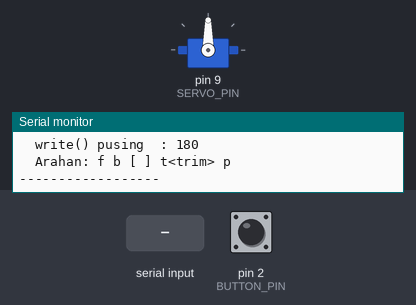
The sketch below on a simulated Arduino Uno, built with avr-gcc and run on an emulated ATmega328P. Parts: servo, the last lines printed to the serial monitor. Inputs (shaded band) come from the test bench; at power-on: pin 2 (BUTTON_PIN) HIGH.

Above: at 1.3 s.
1.4 s: pin 2 (BUTTON_PIN) pulled LOW for 0.15 s
At 1.47 s:
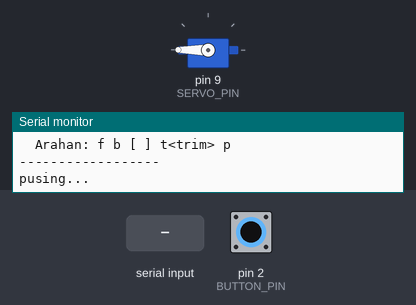
3.0 s: "[" received over Serial
4.5 s: pin 2 (BUTTON_PIN) pulled LOW for 1 s
At 6.3 s:
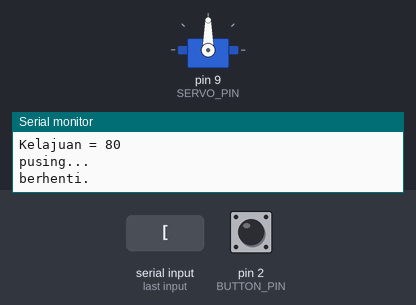
7.0 s: pin 2 (BUTTON_PIN) pulled LOW for 3.2 s
At 7.4 s:
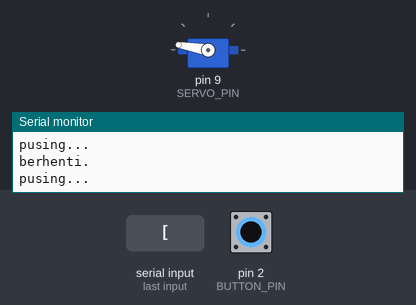
11.7 s: "f90\n" received over Serial
13.2 s: "b90\n" received over Serial
Timing chart, 0 to 15.7 s (numbered marks = the images above; inputs shaded):
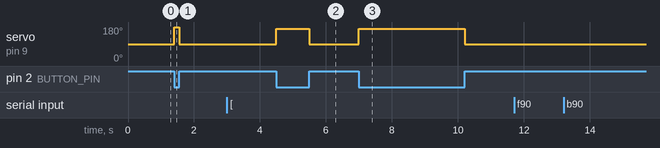

Measured:
- after the input at 1.4 s, servo on pin 9 (SERVO_PIN): 90° → 180° at once, → 90° 0.15 s later
- after the input at 4.5 s, servo on pin 9 (SERVO_PIN): 90° → 170° at once, → 90° 1.0 s later
- after the input at 7.0 s, servo on pin 9 (SERVO_PIN): 90° → 170° at once, → 90° 3.2 s later

The sketch:

HoldSpin.ino
```cpp
/*
 * HoldSpin.ino
 * -------------------------------------------------------------
 * Untuk SERVO PUTARAN BERTERUSAN (360).
 *
 *   Tekan & TAHAN butang D2  -> servo pusing.
 *   Lepas butang             -> servo berhenti.
 *
 * Serial Monitor (baud 9600, Line ending = New Line) untuk laras:
 *   f          = arah A
 *   b          = arah B
 *   [          = perlahankan
 *   ]          = lajukan
 *   t<nombor>  = set nilai BERHENTI (trim), cth "t90"
 *   p          = papar tetapan
 *
 * Sambungan (Arduino Uno):
 *   Servo SIG (oren)  -> D9
 *   Servo VCC (merah) -> bekalan luar 5-6V
 *   Servo GND (coklat)-> GND bekalan luar + GND Arduino (common ground)
 *   Butang            -> D2 dan GND (INPUT_PULLUP)
 * -------------------------------------------------------------
 */

#include <Servo.h>

const int SERVO_PIN  = 9;
const int BUTTON_PIN = 2;

int stopValue = 90;    // nilai berhenti (trim)
int spinSpeed = 90;    // 0..90 (90 = paling laju)
int spinDir   = 1;     // 1 = arah A, -1 = arah B

Servo feeder;
long num = -1;
bool spinningNow = false;

int spinValue() {
  return constrain(stopValue + spinDir * spinSpeed, 0, 180);
}

void printSettings() {
  Serial.println(F("---- HoldSpin ----"));
  Serial.print(F("  Nilai berhenti : ")); Serial.println(stopValue);
  Serial.print(F("  Kelajuan (0-90): ")); Serial.println(spinSpeed);
  Serial.print(F("  Arah           : ")); Serial.println(spinDir > 0 ? F("A") : F("B"));
  Serial.print(F("  write() pusing  : ")); Serial.println(spinValue());
  Serial.println(F("  Arahan: f b [ ] t<trim> p"));
  Serial.println(F("------------------"));
}

void handleSerial() {
  while (Serial.available()) {
    char c = Serial.read();
    if (c >= '0' && c <= '9') {
      if (num < 0) num = 0;
      num = num * 10 + (c - '0');
      continue;
    }
    switch (c) {
      case 'f': case 'F': spinDir = 1;  Serial.println(F("Arah = A")); break;
      case 'b': case 'B': spinDir = -1; Serial.println(F("Arah = B")); break;
      case '[': spinSpeed = constrain(spinSpeed - 10, 0, 90);
                Serial.print(F("Kelajuan = ")); Serial.println(spinSpeed); break;
      case ']': spinSpeed = constrain(spinSpeed + 10, 0, 90);
                Serial.print(F("Kelajuan = ")); Serial.println(spinSpeed); break;
      case 't': case 'T':
        if (num >= 0) { stopValue = constrain((int)num, 0, 180);
                        Serial.print(F("Nilai berhenti = ")); Serial.println(stopValue); }
        break;
      case 'p': case 'P': printSettings(); break;
      default: break;
    }
    num = -1;
  }
}

void setup() {
  Serial.begin(9600);
  pinMode(BUTTON_PIN, INPUT_PULLUP);
  feeder.attach(SERVO_PIN);
  feeder.write(stopValue);          // mula: berhenti

  Serial.println(F("=== HoldSpin (servo putaran berterusan) ==="));
  Serial.println(F("Tahan butang D2 -> pusing. Lepas -> berhenti."));
  printSettings();
}

void loop() {
  handleSerial();

  // LOW = butang ditekan (INPUT_PULLUP)
  bool pressed = (digitalRead(BUTTON_PIN) == LOW);

  if (pressed && !spinningNow) {
    feeder.write(spinValue());
    spinningNow = true;
    Serial.println(F("pusing..."));
  } else if (!pressed && spinningNow) {
    feeder.write(stopValue);
    spinningNow = false;
    Serial.println(F("berhenti."));
  }
}
```
